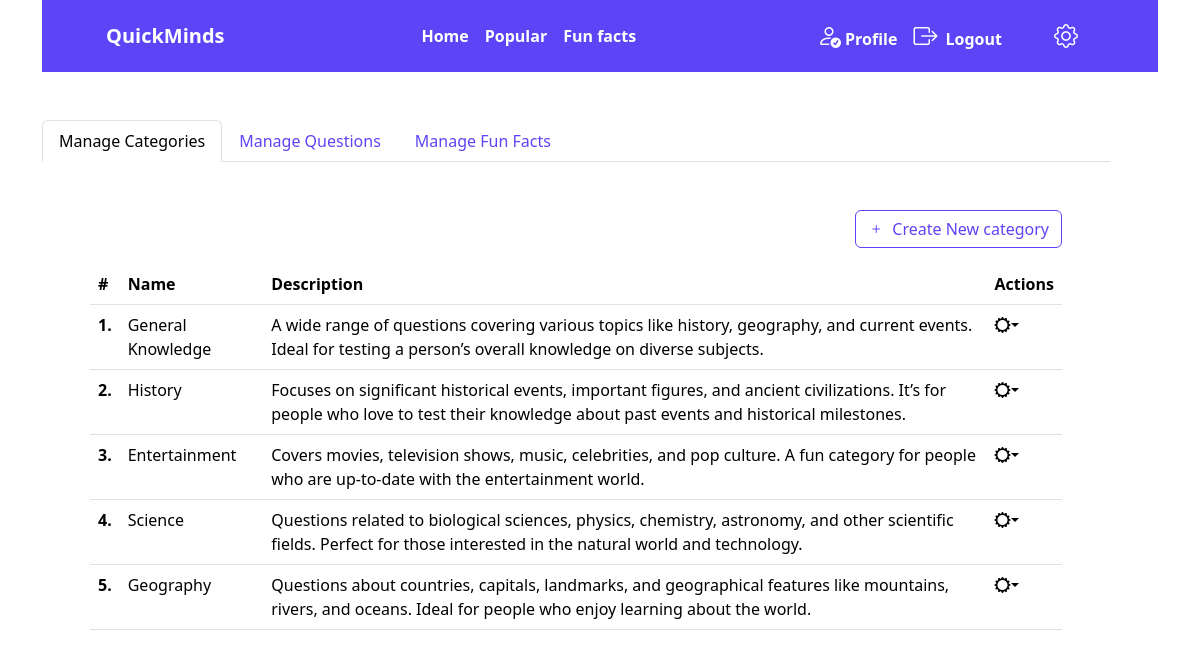
The page /settings/ (signed in) on the database its author committed.
### app/models.py (models this page shows, shortened)
class Category(db.Model):
    id = db.Column(db.Integer, primary_key=True)
    name = db.Column(db.String(64), nullable=False)
    description = db.Column(db.Text, nullable=False)
    created_on = db.Column(db.DateTime(
        timezone=True), nullable=False, default=lambda: datetime.now(timezone.utc))
    fun_facts = db.relationship("Fact", backref="category")
    questions = db.relationship("Question", backref="category")

### app/core/routes/settings_bp.py (the view)
@settings_bp.route("/settings/", methods=["GET"])
@login_required
def settings():
    category_items = Category.query.all()
    fun_fact_items = Fact.query.all()
    question_items = Question.query.all()
    category_form = CategoryForm()
    fun_fact_form = FunFactForm()
    question_form = QuestionForm()
    choices = []
    for item in category_items:
        choice = (item.id, item.name)
        choices.append(choice)
    fun_fact_form.category_id.choices = choices
    question_form.category_id.choices = choices
    categories = []
    for category in category_items:
        form = CategoryForm()
        form.name.data = category.name
        form.description.data = category.description
        item = (category, form)
        categories.append(item)
    fun_facts = []
    for fun_fact in fun_fact_items:
        form = FunFactForm()
        form.category_id.choices = choices
        form.category_id.data = fun_fact.category_id
        form.body.data = fun_fact.fact_body
        item = (fun_fact, form)
        fun_facts.append(item)
    questions = []
    for question in question_items:
        form = QuestionForm()
        form.category_id.choices = choices
        form.category_id.data = question.category_id
        form.body.data = question.question_body
        form.correct_answer.data = question.answers.get("correct_answer")
        form.wrong_1.data = question.answers.get("wrong_answers")[0]
        form.wrong_2.data = question.answers.get("wrong_answers")[1]
        form.wrong_3.data = question.answers.get("wrong_answers")[2]
        item = (question, form)
        questions.append(item)
    return render_template("core/settings.html", page_title="settings",
                           categories=categories, category_form=category_form,
                           fun_fact_form=fun_fact_form, fun_facts=fun_facts,
                           question_form=question_form, questions=questions)

### app/templates/core/settings.html (shortened to what this page needs)
{% extends "base.html" %}
{% block content %}
<div class="mt-5 pe-5">
    <nav>
        <div class="nav nav-tabs" id="nav-tab" role="tablist">
            <button class="nav-link active" id="nav-categories-tab" data-bs-toggle="tab" data-bs-target="#nav-categories" type="button" role="tab" aria-controls="nav-categories" aria-selected="true">
                Manage Categories</button>
            <button class="nav-link" id="nav-questions-tab" data-bs-toggle="tab" data-bs-target="#nav-questions" type="button" role="tab" aria-controls="nav-questions" aria-selected="false">
                Manage Questions</button>
            <button class="nav-link" id="nav-fun-facts-tab" data-bs-toggle="tab" data-bs-target="#nav-fun-facts" type="button" role="tab" aria-controls="nav-fun-facts" aria-selected="false">
                Manage Fun Facts</button>
        </div>
    </nav>
    <div class="tab-content m-5" id="nav-tabContent">
        <div class="tab-pane fade show active" id="nav-categories" role="tabpanel" aria-labelledby="nav-categories-tab" tabindex="0">
            <div class="d-flex justify-content-end">
                <button type="button" class="btn btn-outline-primary" data-bs-toggle="modal" data-bs-target="#categoryModal"><i class="bi bi-plus me-2"></i>Create New category</button>
            </div>
            <div class="mt-3">
                <table class="table">
                    <thead>
                      <tr>
                        <th scope="col">#</th>
                        <th scope="col">Name</th>
                        <th scope="col">Description</th>
                        <th scope="col">Actions</th>
                      </tr>
                    </thead>
                    <tbody>
                      {% for category in categories %}
                        <tr>
                          <th scope="row">{{ loop.index }}.</th>
                          <td>{{ category[0].name }}</td>
                          <td>{{ category[0].description }}</td>
                          <td>
                            <div class="dropdown">
                              <i class="bi bi-gear-wide dropdown-toggle" data-bs-toggle="dropdown" aria-expanded="false"></i>
                            </div>
                          </td>
                      {% endfor %}
                      </tr>
                    </tbody>
                  </table>
            </div>
        </div>
    </div>
</div>
{% endblock %}

### app/templates/base.html (shortened to what this page needs)
<!DOCTYPE html>
<html lang="en">
<head>
    <link rel="stylesheet" href="{{ url_for('static', filename='css/custom_bootstrap.css') }}">
    <link rel="stylesheet" href="https://cdn.jsdelivr.net/npm/bootstrap-icons@1.11.3/font/bootstrap-icons.min.css">
    <link rel="stylesheet" href="{{ url_for('static', filename='css/main.css') }}">
</head>
<body>
    <div class="container d-flex flex-column min-vh-100">
        <nav class="navbar navbar-expand-lg sticky-top bg-primary text-white fw-bold p-3 d-flex">
            <div class="container-fluid d-flex justify-content-between ps-5 pe-5">
                <a href="{{ url_for('ordinary_bp.index') }}" class="navbar-brand text-white">QuickMinds</a>
                <div>
                    <ul class="navbar-nav">
                        <li class="nav-item">
                            <a href="#home" class="nav-link text-white">Home</a>
                        </li>
                        <li class="nav-item">
                            <a href="#popular_categories" class="nav-link text-white">Popular</a>
                        </li>
                        <li class="nav-item">
                            <a href="#fun_facts" class="nav-link text-white">Fun facts</a>
                        </li>
                    </ul>
                </div>
                <div class="d-flex align-items-center">
                    {% if current_user.is_authenticated %}
                        <a href="{{ url_for('access_control_bp.login') }}" class="nav-link text-white"><i class="bi bi-person-check fs-4 fw-bold me-1"></i>Profile</a>
                        <a href="{{ url_for('access_control_bp.logout') }}" class="nav-link text-white ms-3"><span class="me-1"><i class="bi bi-box-arrow-right fs-4 fw-bold me-1"></i> Logout</a>
                        {% if current_user.is_admin %}
                        <a href="{{ url_for('settings_bp.settings') }}" class="nav-link text-white me-3"><i class="bi bi-gear ms-5 fs-4 fw-bold"></i></a>
                        {% endif %}
                    {% else %}
                        <a href="{{ url_for('access_control_bp.login') }}" class="nav-link text-white"><span class="me-1"><i class="bi bi-person-exclamation fs-4 fw-bold"></i></span> Login</a>
                    {% endif %}
                </div>
            </div>
        </nav>
        {% block content %}
        {% endblock %}
    </div>
</body>
</html>

### rows shown on the page
Category: name "General Knowledge", description "A wide range of questions covering various topics like history, geography, and current events. Ideal for testing a person’s overall knowledge on diverse subjects."
Category: name "History", description "Focuses on significant historical events, important figures, and ancient civilizations. It’s for people who love to test their knowledge about past events and historical milestones."
Category: name "Entertainment", description "Covers movies, television shows, music, celebrities, and pop culture. A fun category for people who are up-to-date with the entertainment world."
Category: name "Science", description "Questions related to biological sciences, physics, chemistry, astronomy, and other scientific fields. Perfect for those interested in the natural world and technology."
Category: name "Geography", description "Questions about countries, capitals, landmarks, and geographical features like mountains, rivers, and oceans. Ideal for people who enjoy learning about the world."
